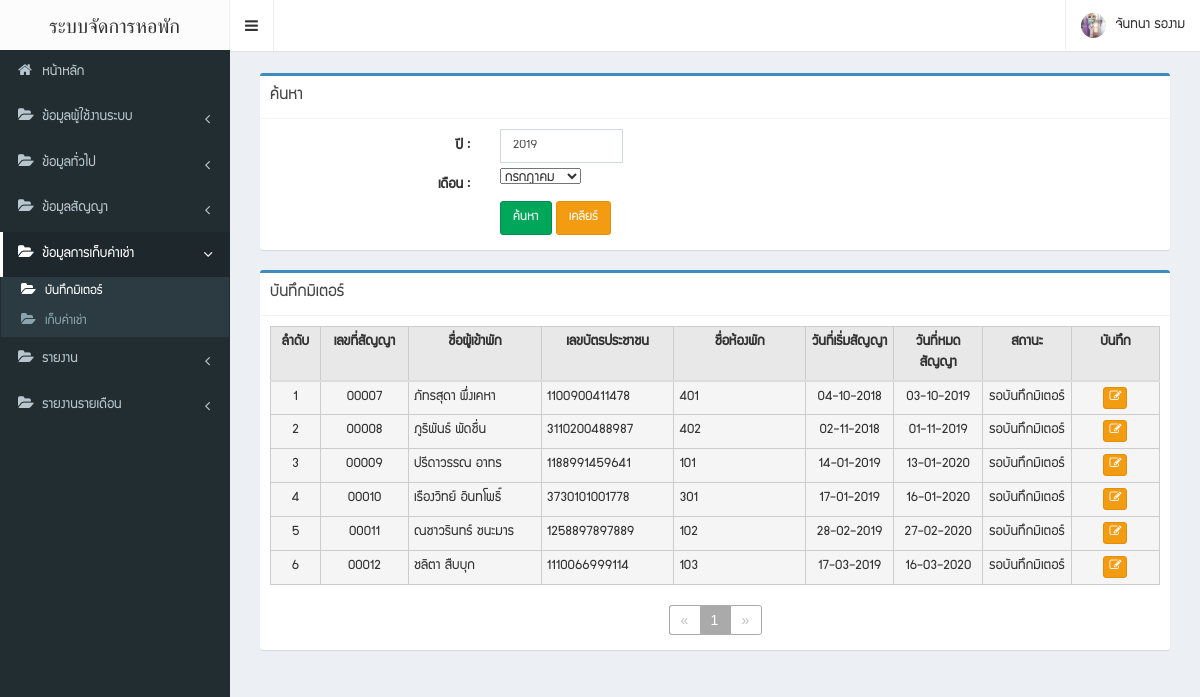
/admin/save-payment.php (signed in), run on the app's committed database.
### tables this page shows
CREATE TABLE `contract_room` (
  `contract_no` int(5) UNSIGNED ZEROFILL NOT NULL,
  `customer_id` int(3) DEFAULT NULL,
  `room_id` int(11) DEFAULT NULL,
  `status_id` int(11) DEFAULT NULL,
  `employee_id` int(11) DEFAULT NULL,
  `contract_datetime` datetime DEFAULT NULL,
  `start_date` date DEFAULT NULL,
  `room_price_before` decimal(18,2) DEFAULT NULL,
  `end_date` date DEFAULT NULL,
  `deposit_price` decimal(18,2) DEFAULT NULL,
  `insurance_price` decimal(18,2) DEFAULT NULL,
  `check_out_date` date DEFAULT NULL,
  `water_meter_init` int(11) DEFAULT NULL,
  `electricity_meter_init` int(11) DEFAULT NULL,
  `stay_status` int(11) DEFAULT NULL
);

CREATE TABLE `customer` (
  `customer_id` int(3) UNSIGNED ZEROFILL NOT NULL,
  `first_name` varchar(255) DEFAULT NULL,
  `last_name` varchar(255) DEFAULT NULL,
  `email` varchar(255) DEFAULT NULL,
  `address` text,
  `phone` varchar(255) DEFAULT NULL,
  `picture` varchar(255) DEFAULT NULL,
  `id_card` varchar(255) DEFAULT NULL
);

CREATE TABLE `room` (
  `room_id` int(11) NOT NULL,
  `room_name` varchar(255) DEFAULT NULL,
  `room_type_id` int(11) DEFAULT NULL,
  `room_price` decimal(18,2) DEFAULT NULL,
  `room_detail` text
);

### connection.inc.php (called while the page is built, shortened)
<?php
require_once('classes/MySQLDBConn.class.php');
$conn = new MySQLDBConn(DB_HOST, DB_USERNAME, DB_PASSWORD, DB_NAME);
if (getIsset('page') == "") {
    $page_con = 1;
} else {
    $page_con = getIsset('page');
}
$strMonthCut = array("มกราคม", "กุมภาพันธ์", "มีนาคม", "เมษายน", "พฤษภาคม", "มิถุนายน", "กรกฎาคม", "สิงหาคม", "กันยายน", "ตุลาคม", "พฤศจิกายน", "ธันวาคม");
$start = $page_con - 1;
$limit = 12;
function toDDMMYYYY($strDate)
{
    $strYear = date("Y", strtotime($strDate));
    $strMonth = date("m", strtotime($strDate));
    $strDay = date("d", strtotime($strDate));
    return $strDay . '-' . $strMonth . '-' . $strYear;
}
function getIsset($post_value)
{
    $value = "";
    return $value;
}

### classes/MySQLDBConn.class.php (called while the page is built, shortened)
<?php
class MySQLDBConn implements DBConnInterface{
    private $conn;
    public function __construct($host,$username,$password,$db){
        try{
            $this->host = $host;
            $this->username = $username;
            $this->dbName = $db;
            $this->password = $password;
            $this->conn = new PDO('mysql:host='.$this->host.';dbname='.$this->dbName,$this->username,$this->password);
            $this->conn->setAttribute(PDO::ATTR_ERRMODE, PDO::ERRMODE_EXCEPTION);
        }catch (PDOException $e){
            echo 'ERROR :'.$e->getMessage();
        }
    }
    function queryRaw($sql,$single=false)
    {
        $this->queryUTF8();
        $stmt = $this->conn->prepare($sql);
        $stmt->execute();
        if($single) $result = $stmt->fetch(PDO::FETCH_ASSOC);
        else $result = $stmt->fetchAll(PDO::FETCH_ASSOC);
        return $result;
    }
    private function queryUTF8(){
        $this->conn->query("SET NAMES UTF8");
        $this->conn->query("set character_set_results='utf8'");
        $this->conn->query("set character_set_client='utf8'");
        $this->conn->query("set character_set_connection='utf8'");
    }
}

### admin/save-payment.php (the view, shortened to what this page needs)
<?php
require_once "../connection.inc.php";
$year = getIsset("__year");
$month = getIsset("__month");
if ($year == "")
    $year = date("Y");
if ($month == "")
    $month = date("m");
$filterDefault = " where status.status_id='" . ACTIVE_CONTRACT . "'
and stay_status in (" . STAY_STATUS . "," . REQUEST_CHECK_OUT_STATUS .  ")
and  STR_TO_DATE(
	'$year-$month',
	'%Y-%m') BETWEEN STR_TO_DATE(
	concat(
		YEAR (start_date),
		'-',
		MONTH (start_date)+1
	),
	'%Y-%m'
)
AND STR_TO_DATE(
	concat(
		YEAR (end_date),
		'-',
		MONTH (end_date)
	),
	'%Y-%m'
)
";
$sql = "select contract_room.*,status_name,room_name,concat(customer.first_name,' ',customer.last_name) as customer_name,id_card from contract_room
left join customer on customer.customer_id=contract_room.customer_id
left join status on status.status_id=contract_room.status_id
left join room on room.room_id=contract_room.room_id
";
$result_row = $conn->queryRaw($sql . $filterDefault);
$for_end = $limit;
$for_start = $start * $limit;
$select_all = $conn->queryRaw($sql . $filterDefault . " order by contract_no asc  limit " . $for_start . "," . $for_end);
?>
<!DOCTYPE html>
<html>
<head>
    <?php include "css.php" ?>
</head>
<body class="skin-black sidebar-mini">
<div class="wrapper">
    <?php include "navbar.php" ?>
    <?php include "sidebar.php" ?>
    <div id="posContain" class="content-wrapper">
        <section class="content">
            <div class="row">
                <div class="col-md-12">
                    <form class="form-horizontal" id="form_data" name="form_data" enctype="multipart/form-data"
                          method="post">
                        <div class="">
                            <div class="col-md-12">
                                <label class="col-sm-3 control-label">
                                </label>
                            </div>
                            <div class="col-sm-12">
                                <div class="box box-primary">
                                    <div class="box-header with-border">
                                        <h3 class="box-title">ค้นหา</h3>
                                    </div>
                                    <div class="box-body">
                                        <div class="form-group">
                                            <div align="right">
                                                <label class="col-sm-3 control-label">
                                                    ปี :
                                                </label>
                                            </div>
                                            <div class="col-sm-2">
                                                <input type="text" name="__year"
                                                       id="__year" class="form-control"
                                                       value="<?php echo $year; ?>" required maxlength="4"
                                                       onkeypress="chkInteger(event)">
                                            </div>
                                        </div>
                                        <div class="form-group">
                                            <div align="right">
                                                <label class="col-sm-3 control-label">
                                                    เดือน :
                                                </label>
                                            </div>
                                            <div class="col-sm-5">
                                                <select name="__month" id="__month">
                                                    <?php
                                                    foreach ($strMonthCut as $index => $item) {
                                                        ?>
                                                        <option <?php echo $index +1 == $month ? "selected" : ""; ?>
                                                                value="<?php echo $index+1; ?>"><?php echo $item; ?></option>
                                                        <?php
                                                    }
                                                    ?>
                                                </select>
                                            </div>
                                        </div>
                                        <div class="form-group">
                                            <div align="right">
                                                <label class="col-sm-3 control-label">
                                                </label>
                                            </div>
                                            <div class="col-sm-5">
                                                <a class="btn btn-success" href="javascript:goSave();">ค้นหา</a>
                                                <a class="btn btn-warning" href="save-payment.php">เคลียร์</a>
                                            </div>
                                        </div>
                                    </div>
                                </div>
                            </div>
                            <div class="col-sm-12">
                                <div class="box box-primary">
                                    <div class="box-header with-border">
                                        <h3 class="box-title">บันทึกมิเตอร์</h3>
                                    </div>
                                    <div class="box-body">
                                        <div class="form-group">
                                            <div style="overflow-x: auto" class="col-sm-12">
                                                <table class="table table-hover tbgray" id="tbView">
                                                    <tr>
                                                        <th width="5%">ลำดับ</th>
                                                        <th width="10%">เลขที่สัญญา</th>
                                                        <th width="15%">ชื่อผู้เข้าพัก</th>
                                                        <th width="15%">เลขบัตรประชาชน</th>
                                                        <th width="15%">ชื่อห้องพัก</th>
                                                        <th width="10%">วันที่เริ่มสัญญา</th>
                                                        <th width="10%">วันที่หมดสัญญา</th>
                                                        <th width="10%">สถานะ</th>
                                                        <th width="10%">บันทึก</th>
                                                    </tr>
                                                    <tbody>
                                                    <?php
                                                    $index = $for_start;
                                                    foreach ($select_all as $row) {
                                                        $payment = $conn->queryRaw("select * from payment_room where
                                                                                        YEAR(save_date) = '$year' and MONTH(save_date) = '$month'
                                                            and contract_no = '" . $row['contract_no'] . "' and is_check_out = 0", true);
                                                        $index++;
                                                        ?>
                                                        <tr>
                                                            <td class="active" align="center"
                                                                nowrap><?php echo $index; ?></td>
                                                            <td class="active text-center"
                                                                nowrap><?php echo $row['contract_no']; ?></td>
                                                            <td class="active"
                                                                nowrap><?php echo $row['customer_name']; ?></td>
                                                            <td class="active"
                                                                nowrap><?php echo $row['id_card']; ?></td>
                                                            <td class="active"
                                                                nowrap><?php echo $row['room_name']; ?></td>
                                                            <td class="active text-center"
                                                                nowrap><?php echo TODDMMYYYY($row['start_date']); ?></td>
                                                            <td class="active text-center"
                                                                nowrap><?php echo TODDMMYYYY($row['end_date']); ?></td>
                                                            <td class="active text-center"
                                                                nowrap>
                                                                <?php echo $payment['status_id'] == SAVE_PAYMENT ? "บันทึกมิเตอร์แล้ว" : ($payment['status_id'] == PAYMENT_SUCCESS ? "ยืนยันมิเตอร์แล้ว" : ($payment['status_id'] == WAITING_PAYMENT ? "ยืนยันมิเตอร์แล้ว" : "รอบันทึกมิเตอร์")); ?></td>
                                                            <td class="active" nowrap align="center">
                                                                <div class="btn-group">
                                                                    <?php if ($payment == null) { ?>
                                                                        <a class="btn btn-warning btn-xs"
                                                                           href="save-payment-update.php?__contract_no=<?php echo $row['contract_no']; ?>&__year=<?php echo $year; ?>&__month=<?php echo $month; ?>"><i
                                                                                    class="fa fa-edit"></i> </a>
                                                                    <?php } ?>
                                                                </div>
                                                            </td>
                                                        </tr>
                                                    <?php } ?>
                                                    </tbody>
                                                </table>
                                            </div>
                                            <div class="col-sm-12">
                                                <?php include "pageindex.php"; ?>
                                            </div>
                                        </div>
                                    </div>
                                </div>
                            </div>
                        </div>
                    </form>
                </div>
            </div>
        </section>
    </div>
</div>
</body>
</html>

### data on the page
contract_room: contract_no "00007", customer_name "ภัทรสุดา พึ่งเคหา", customer.id_card "1100900411478", room.room_name "401", start_date "04-10-2018", end_date "03-10-2019"
contract_room: contract_no "00008", customer_name "ภูริพันธ์ พัดชื่น", customer.id_card "3110200488987", room.room_name "402", start_date "02-11-2018", end_date "01-11-2019"
contract_room: contract_no "00009", customer_name "ปรีดาวรรณ อาทร", customer.id_card "1188991459641", room.room_name "101", start_date "14-01-2019", end_date "13-01-2020"
contract_room: contract_no "00010", customer_name "เรืองวิทย์ อินทโพธิ์", customer.id_card "3730101001778", room.room_name "301", start_date "17-01-2019", end_date "16-01-2020"
contract_room: contract_no "00011", customer_name "ณชาวรินทร์ ชนะมาร", customer.id_card "1258897897889", room.room_name "102", start_date "28-02-2019", end_date "27-02-2020"
contract_room: contract_no "00012", customer_name "ชลิตา สืบบุก", customer.id_card "1110066999114", room.room_name "103", start_date "17-03-2019", end_date "16-03-2020"

### other printed values
TITLE_ENG "ระบบจัดการหอพัก"
$uprofile['name'] "จันทนา รองาม"
form field __month "กรกฎาคม"
